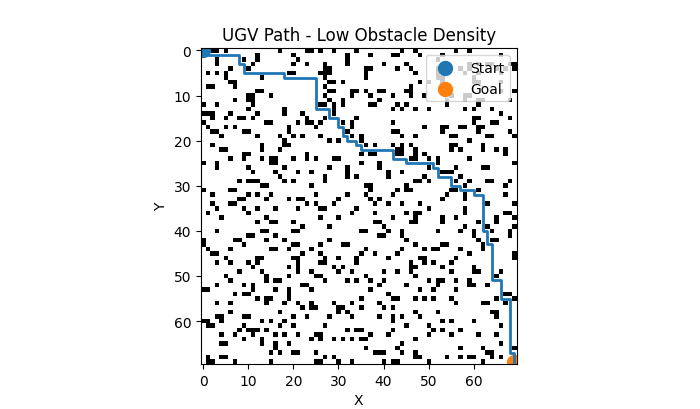

Write Python code to recreate this figure.
#PROGRAM 2: UGV with Static Obstacles
#This creates a 70 × 70 grid, generates obstacles at three different densities, and uses A* to find the shortest path.
#It also shows the path visually and calculates simple Measures of Effectiveness.

# PROGRAM 2: UGV NAVIGATION WITH STATIC OBSTACLES

import numpy as np
import matplotlib.pyplot as plt
import heapq
import random
import time

SIZE = 70

# Three obstacle density levels
DENSITIES = {
    "Low": 0.15,
    "Medium": 0.30,
    "High": 0.45
}


def heuristic(a, b):
    return abs(a[0] - b[0]) + abs(a[1] - b[1])


def astar(grid, start, goal):

    open_list = []
    heapq.heappush(open_list, (0, start))

    came_from = {}
    g_cost = {start: 0}

    while open_list:

        _, current = heapq.heappop(open_list)

        if current == goal:

            path = []

            while current in came_from:
                path.append(current)
                current = came_from[current]

            path.append(start)
            path.reverse()

            return path

        x, y = current

        neighbors = [
            (x + 1, y),
            (x - 1, y),
            (x, y + 1),
            (x, y - 1)
        ]

        for nx, ny in neighbors:

            if nx < 0 or nx >= SIZE or ny < 0 or ny >= SIZE:
                continue

            if grid[nx, ny] == 1:
                continue

            new_cost = g_cost[current] + 1

            neighbor = (nx, ny)

            if neighbor not in g_cost or new_cost < g_cost[neighbor]:

                g_cost[neighbor] = new_cost

                f = new_cost + heuristic(neighbor, goal)

                heapq.heappush(open_list, (f, neighbor))

                came_from[neighbor] = current

    return None


def generate_grid(density):

    grid = np.random.choice(
        [0, 1],
        size=(SIZE, SIZE),
        p=[1 - density, density]
    )

    # Keep start and goal free
    grid[0, 0] = 0
    grid[SIZE - 1, SIZE - 1] = 0

    return grid


def run_experiment(name, density):

    grid = generate_grid(density)

    start = (0, 0)
    goal = (SIZE - 1, SIZE - 1)

    start_time = time.time()

    path = astar(grid, start, goal)

    execution_time = time.time() - start_time

    obstacle_count = np.sum(grid == 1)

    print("\n-----------------------------")
    print("Density:", name)
    print("Obstacle Percentage:", density * 100, "%")
    print("Number of Obstacles:", obstacle_count)
    print("Execution Time:", round(execution_time, 6), "seconds")

    if path:

        path_length = len(path) - 1

        print("Path Found: YES")
        print("Path Length:", path_length)

        # Simple MOE
        success = 1
        efficiency = path_length / (SIZE * 2 - 2)

        print("Mission Success:", success)
        print("Path Efficiency:", round(efficiency, 3))

        # Plot
        plt.figure(figsize=(7, 7))

        plt.imshow(grid, cmap="gray_r")

        path_x = [p[0] for p in path]
        path_y = [p[1] for p in path]

        plt.plot(path_y, path_x, linewidth=2)

        plt.scatter(0, 0, s=100, label="Start")
        plt.scatter(SIZE - 1, SIZE - 1, s=100, label="Goal")

        plt.title("UGV Path - " + name + " Obstacle Density")
        plt.xlabel("X")
        plt.ylabel("Y")
        plt.legend()
        plt.show()

    else:

        print("Path Found: NO")
        print("Mission Success: 0")


# Run all three densities

for name, density in DENSITIES.items():
    run_experiment(name, density)
